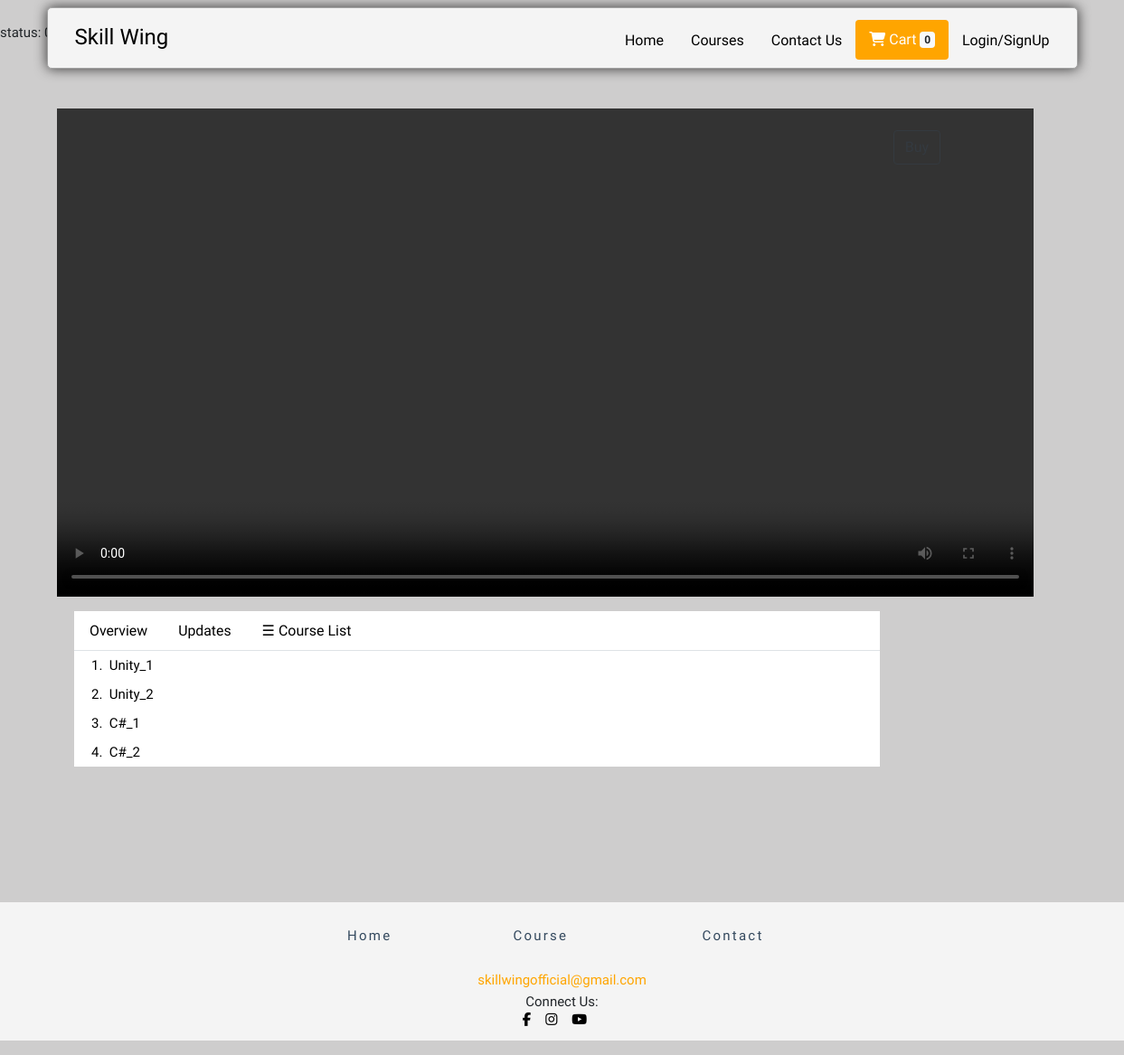
The app's page /root/pages/courses/viewcourse.php?cid=2 with its own data.
### tables this page shows
CREATE TABLE `video_details` (
  `course_id` int(10) NOT NULL,
  `video_id` int(10) NOT NULL,
  `lecture_no` int(5) NOT NULL,
  `lecture_name` varchar(100) NOT NULL,
  `video_path` varchar(200) NOT NULL
);

### root/pages/courses/viewcourse.php (the view, shortened to what this page needs)
<?php
if(isset($_SESSION['user_id']) && isset($_SESSION['user_type']) && isset($_SESSION['user_name'])) {
  $userid = $_SESSION['user_id'];
  $user_type = $_SESSION['user_type'];
  $user_name = $_SESSION['user_name'];
}
else{
  $userid = "";
  $user_type = "";
  $user_name = "";
}
if(isset($_GET['cid'])){
  $c_id = $_GET['cid'];
}
if(isset($_GET['lid'])){
  $l_id = $_GET['lid'];
}
else{
  $l_id = 1;
}
$status = -1;
$servername = "localhost";
$username = "root";
$password = "";
$dbname = "id11020831_skillwing";
$conn = new mysqli($servername, $username, $password, $dbname);
if($userid == ""){
  $status = 0;
}
echo "<br>status: ".$status;
$sql_lectures = "SELECT `video_id`, `lecture_no`, `lecture_name`,`video_path` FROM `video_details` WHERE `course_id` = $c_id AND `lecture_no`=$l_id";
$result_lectures = $conn->query($sql_lectures);
if ($result_lectures->num_rows > 0) {
    while($row = $result_lectures->fetch_assoc()) {
        $link = $row['video_path'];
    }
} else {
    echo "0 results";
}
?>
<!DOCTYPE html>
<html lang="en">
<head>
    <link rel="stylesheet" href="https://stackpath.bootstrapcdn.com/bootstrap/4.3.1/css/bootstrap.min.css"
>
    <link rel="stylesheet" href="../../css/viewcourse.css">
    <link rel="stylesheet" href="../../css/template.css">
    <link href="https://vjs.zencdn.net/7.6.5/video-js.css" rel="stylesheet">
</head>
<body>
<header class="container header mt-2 ">
    <h1 class="logo"><a class="navbar-brand" href="../pages/">Skill Wing</a></h1>
    <ul class="main-nav">
      <li><a class="nav-item nav-link" href="../../pages/">Home</a></li>
      <li><a class="nav-item nav-link" href="../../pages/courses/">Courses<span class="sr-only">(current)</span></a></li>
      <li><a class="nav-item nav-link" href="../../pages/contact/">Contact Us</a></li>
      <li>
        <a class="nav-item btn1 nav-link btn" href="#">
          <span><i class="fas fa-shopping-cart"></i></span> Cart <span id="cartbadge" class="badge badge-light">0</span>
        </a>
      </li>
      <li>
        <?php
          if($userid == "")
            echo "<a class='nav-item nav-link' href='../../pages/signin/'>Login/SignUp</a>";
          else if($user_type == "Student")
            echo "<a class='nav-item nav-link' href='../../pages/student/'>".$user_name."</a>";
          else if($user_type == "Tutor")
            echo "<a class='nav-item nav-link' href='../../pages/tutor/'>".$user_name."</a>";
        ?>
      </li>
    </ul>
</header>
  <div class="container-fluid" id="main">
    <div class="d-flex flex-row">
      <div class="d-flex flex-column col-9 justify-content-center ml-5">
        <div class="row mt-5">
          <div class=" pt-4 mx-auto ">
              <?php
              if($status == 11 or $status == 21)
              {
                echo "
                <video id='my-video' class='video-js' controls preload='auto' width='1080' height='auto'
                poster='' data-setup='{}'>
                <source src='$link' type='video/mp4'>
                <p class='vjs-no-js'>
                  To view this video please enable JavaScript, and consider upgrading to a web browser that
                  <a href='https://videojs.com/html5-video-support/' target='_blank'>supports HTML5 video</a>
                </p>
                </video>
                ";
              }
              else
              {
                echo "
                <video id='my-video' class='video-js' controls preload='auto' width='1080' height='auto'
                poster='' data-setup='{}'>
                <p class='vjs-no-js'>
                  To view this video please subscribe to the course
                  <a class='btn btn-outline-dark' href='../courses/buy.php?cid=$c_id'>Buy</a>
                </p>
                </video>
                ";
              }
              ?>
          </div>
        </div>
        <div class="row mt-3 ml-1 ">
          <ul class="nav container nav-tabs d-flex flex-row justify-content-start" style="background:white">
            <li class="nav-item flex-column">
              <a class="nav-link" id="overview-tab" name="overview-tab" data-toggle="tab" href="#overview" role="tab" aria-controls="overview" aria-selected="false">Overview</a>
            </li>
            <li class="nav-item flex-column">
              <a class="nav-link" id="update-tab" name="updates-tab" data-toggle="tab" href="#updates" role="tab" aria-controls="updates" aria-selected="false">Updates</a>
            </li>
            <li class="nav-item flex-column">
              <a class="nav-link" id="videolist-tab" name="videolist-tab" data-toggle="tab" href="#videolist" role="tab" aria-controls="videolist" aria-selected="true"><span style="font-size:16px;cursor:pointer" onclick="openNav()">&#9776; Course List</span></a>
            </li>
          </ul>
          <div class="container p-0 tab-content" id="myTabContent">
            <div id="videolist" class="tab-pane fade show active" role="tabpanel" aria-labelledby="videolist-tab">
              <div class="container">
                <ul>
                <?php
                  $sql_lectures = "SELECT `course_id`,`video_id`, `lecture_no`, `lecture_name`,`video_path` FROM `video_details` WHERE `course_id` = $c_id";
                  $result_lectures = $conn->query($sql_lectures);
                  if ($result_lectures->num_rows > 0) {
                      while($row = $result_lectures->fetch_assoc()) {
                          echo "
                            <li class='p-1 video-link'> <a href=./viewcourse.php?viewcourse=".$row['course_id']."&lid=".$row['lecture_no'].">".$row['lecture_no'].".&nbsp&nbsp".$row['lecture_name']."</a></li>
                          ";
                      }
                  } else {
                      echo "0 results";
                  }
                ?>
                </ul>
              </div>
            </div>
          </div>
        </div>
      </div>
      <div class="d-flex flex-column col-3">
        <p class="mt-5 pt-5">
        <?php
          if($status == 11)
          {
            echo "You brought this course";
          }
          else if($status == 12 or $status == 22)
          {
            echo "<a class='btn btn-outline-dark' href='../courses/buy.php?cid=$c_id'>Buy</a>";
          }
          else if($status == 21)
          {
            echo  "<a class='btn btn-outline-dark' href='../tutor/updatecourse.php?cid=$c_id'>Edit</a>";
          }
          else if($status == 0)
          {
            echo "<a class='btn btn-outline-dark' href='../courses/buy.php?cid=$c_id'>Buy</a>";
          }
        ?>
        </p>
      </div>
    </div>
</div>
<footer class="mt-3 mb-3">
    <div class="container">
      <ul class="footer-ul">
        <li class="footer-li"><a class="footer-link" href="../../pages/">Home</a></li>
        <li class="footer-li"><a class="footer-link" href="../../pages/courses/">Course</a></li>
        <li class="footer-li"><a class="footer-link" href="../../pages/contact/">Contact</a></li>
      </ul>
      <div class="d-flex">
        <div class="mr-auto ml-auto">
          <a href="mailto:skillwingofficial@gmail.com" style="color: #FFA500">skillwingofficial@gmail.com</a>
        </div>
      </div>
      <div class="d-flex">
        <div class="mr-auto ml-auto">
          Connect Us:
        </div>
      </div>
      <div class="d-flex flex-row bd-highlight pb-3 justify-content-center align-items-start">
        <div class="mr-3">
          <a class="footer-icon" href="https://www.facebook.com/skillwingofficial" target="_blank" rel="noopener noreferrer">
            <i class="fab fa-facebook-f"></i></a>
        </div>
        <div class="mr-3">
          <a class="footer-icon" href="https://www.instagram.com/skillwingofficial" target="_blank" rel="noopener noreferrer">
            <i class="fab fa-instagram"></i></a>
        </div>
        <div class="mr-3">
          <a class="footer-icon" href="https://www.youtube.com/channel/UCQDpP--OQplVbgy8wXIYlZQ" target="_blank" rel="noopener noreferrer">
            <i class="fab fa-youtube"></i></a>
        </div>
      </div>
    </div>
  </footer>
</body>
</html>

### root/css/viewcourse.css (style rules this page uses)
body { background: #cecdcd; font-family: 'Martel Sans', sans-serif; }
@media (min-width: 769px) { .header, .main-nav { display: flex; } }
@media (min-width: 1025px) { .header { flex-direction: row; justify-content: space-between; } }
body { background: #DDD; font-size: 15px; }
.btn1 { background: #FFA500 !important; border: #000000; color: #FFFFFF !important; }
.tab-pane { background: white; }
.video-link a { text-decoration: none; color: #000000; }

### root/css/template.css (style rules this page uses)
body { background: #cecdcd; font-family: 'Martel Sans', sans-serif; }
* { box-sizing: border-box; }
body { line-height: 1.6; margin: 0; min-height: 100vh; }
ul { margin: 0; padding: 0; list-style: none; }
h2, h3, a { color: #34495e; }
a { text-decoration: none; }
.logo { margin: 0; }
.main-nav { margin-top: 5px; }
.logo a, .main-nav a { padding: 10px 15px; text-align: center; display: block; }
.nav-link { color: #000000; font-size: .99em; }
.navbar-brand { font-size: 24px !important; color: #000000; }
.header { padding-top: .5em; padding-bottom: .5em; border: 1px solid #a2a2a2; background-color: #f4f4f4; -webkit-box-shadow: 0px 0px 14px 0px rgba(0,0,0,0.75); -moz-box-shadow: 0px 0px 14px 0px rgba(0,0,0,0.75); box-shadow: 0px 0px 14px 0px rgba(0,0,0,0.75); -webkit-border-radius: 5px; -moz-border-radius: 5px; border-radius: 5px; }
.btn1 { background: #FFA500 !important; border: #000000; color: #FFFFFF !important; }
@media (min-width: 768px) { .header, .main-nav { display: flex; } }
@media (min-width: 992px) { .header { flex-direction: row; justify-content: space-between; position: fixed; top: 0; right: 0; left: 0; z-index: 1030; } }
.navbar-brand { font-family: 'Yesteryear', cursive; font-size: 24px; }
.nav-item { font-family: 'Hind', sans-serif; font-weight: 500; font-size: 16px; }
.footer-ul { margin: 150px auto 0; padding: 0; list-style: none; display: table; width: 600px; text-align: center; }
.footer-li { display: table-cell; position: relative; padding: 15px 0px; }
footer { background-color: #f4f4f4; }
a.footer-link { text-decoration: none; }
.footer-link { text-decoration: none; letter-spacing: 0.15em; display: inline-block; padding: 10px 10px; position: relative; }
.footer-link:after { text-decoration: none; background: none repeat scroll 0 0 transparent; top: 0; content: ""; display: block; height: 2px; left: 50%; position: absolute; background: #FFA500; transition: width 0.3s ease 0s, left 0.3s ease 0s; width: 0; }
.footer-icon { color: #000000; }

### records on screen
video_details: lecture_no "1", lecture_name "Unity_1"
video_details: lecture_no "2", lecture_name "Unity_2"
video_details: lecture_no "3", lecture_name "C#_1"
video_details: lecture_no "4", lecture_name "C#_2"

### other values on screen
$status "0"
